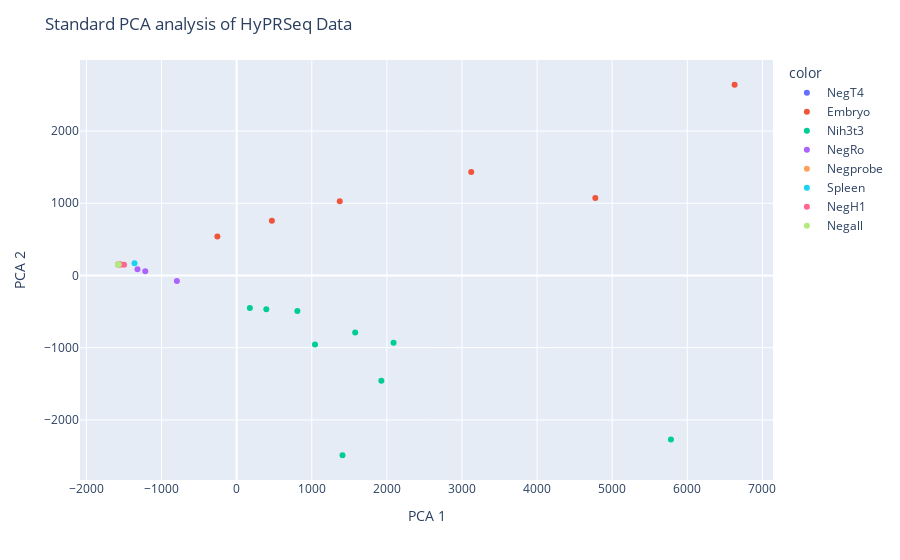
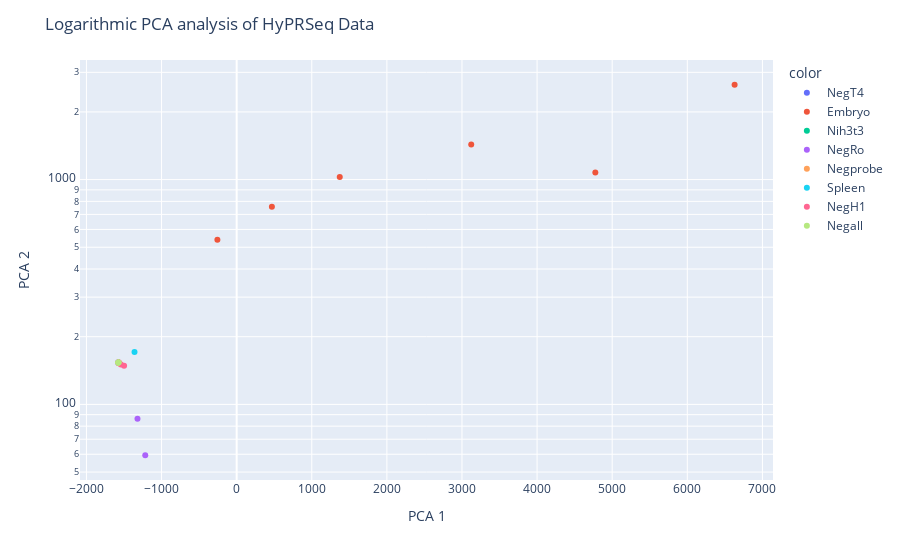
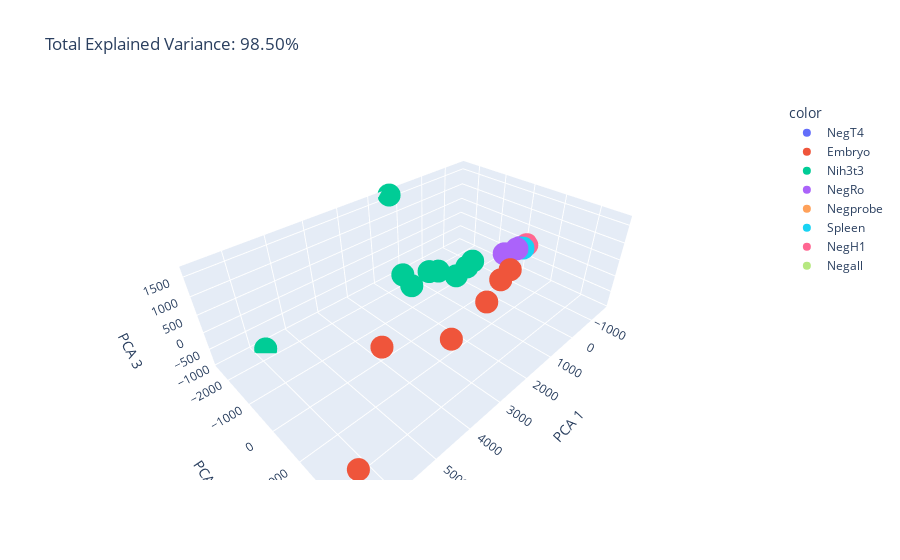

The notebook cell these images were saved under, in order:
### Code cell
#generates PCA plots of data found in the reads of the HyPRseq data
df_merged_transposed = df_merged.T
transposedNames = []
for i in finalColNames:
    trueName = i.split("-")
    transposedNames.append(trueName[0])

    
df_merged_transposed['Samples'] = transposedNames


X = df_merged_transposed[geneNamesFinal]
pca = PCA(n_components=2)
components = pca.fit_transform(X)
fig = px.scatter(components, x=0, y=1, color = df_merged_transposed['Samples']) 
fig.update_layout(xaxis_title="PCA 1",yaxis_title="PCA 2",title="Standard PCA analysis of HyPRSeq Data")
fig.show()
logFig = px.scatter(components, x=0, y=1, color = df_merged_transposed['Samples'], log_y = True) 
logFig.update_layout(xaxis_title="PCA 1",yaxis_title="PCA 2",title="Logarithmic PCA analysis of HyPRSeq Data")
logFig.show()

pca = PCA(n_components=3)
components = pca.fit_transform(X)

total_var = pca.explained_variance_ratio_.sum() * 100

threeDfig = px.scatter_3d(
    components, x=0, y=1, z=2, color=df_merged_transposed['Samples'],
    title=f'Total Explained Variance: {total_var:.2f}%',
    labels={'0': 'PCA 1', '1': 'PCA 2', '2': 'PCA 3'}
)
threeDfig.show()

### Figure 1 — Plotly figure (JSON) as saved in the notebook; plotly's stock layout.template omitted (floating-point values rounded to 4 significant figures)
{"data": [{"hovertemplate": "color=NegT4<br>0=%{x}<br>1=%{y}<extra></extra>", "legendgroup": "NegT4", "marker": {"color": "#636efa", "symbol": "circle"}, "mode": "markers", "name": "NegT4", "orientation": "v", "showlegend": true, "type": "scatter", "x": [-1575.0, -1575.0, -1575.0, -1574.0], "xaxis": "x", "y": [153.5, 153.5, 153.5, 153.0], "yaxis": "y"}, {"hovertemplate": "color=Embryo<br>0=%{x}<br>1=%{y}<extra></extra>", "legendgroup": "Embryo", "marker": {"color": "#EF553B", "symbol": "circle"}, "mode": "markers", "name": "Embryo", "orientation": "v", "showlegend": true, "type": "scatter", "x": [3123.0, 1373.0, 469.0, -256.6, 6630.0, 4776.0], "xaxis": "x", "y": [1433.0, 1027.0, 756.7, 539.9, 2642.0, 1074.0], "yaxis": "y"}, {"hovertemplate": "color=Nih3t3<br>0=%{x}<br>1=%{y}<extra></extra>", "legendgroup": "Nih3t3", "marker": {"color": "#00cc96", "symbol": "circle"}, "mode": "markers", "name": "Nih3t3", "orientation": "v", "showlegend": true, "type": "scatter", "x": [2089.0, 1409.0, 808.2, 394.7, 1043.0, 1927.0, 5782.0, 1578.0, 176.2], "xaxis": "x", "y": [-932.4, -2490.0, -492.9, -467.5, -957.4, -1459.0, -2273.0, -789.9, -450.1], "yaxis": "y"}, {"hovertemplate": "color=NegRo<br>0=%{x}<br>1=%{y}<extra></extra>", "legendgroup": "NegRo", "marker": {"color": "#ab63fa", "symbol": "circle"}, "mode": "markers", "name": "NegRo", "orientation": "v", "showlegend": true, "type": "scatter", "x": [-1321.0, -1575.0, -1217.0, -795.9], "xaxis": "x", "y": [86.4, 153.5, 59.39, -76.04], "yaxis": "y"}, {"hovertemplate": "color=Negprobe<br>0=%{x}<br>1=%{y}<extra></extra>", "legendgroup": "Negprobe", "marker": {"color": "#FFA15A", "symbol": "circle"}, "mode": "markers", "name": "Negprobe", "orientation": "v", "showlegend": true, "type": "scatter", "x": [-1570.0, -1574.0, -1562.0, -1573.0], "xaxis": "x", "y": [152.6, 153.5, 152.4, 153.4], "yaxis": "y"}, {"hovertemplate": "color=Spleen<br>0=%{x}<br>1=%{y}<extra></extra>", "legendgroup": "Spleen", "marker": {"color": "#19d3f3", "symbol": "circle"}, "mode": "markers", "name": "Spleen", "orientation": "v", "showlegend": true, "type": "scatter", "x": [-1360.0], "xaxis": "x", "y": [170.9], "yaxis": "y"}, {"hovertemplate": "color=NegH1<br>0=%{x}<br>1=%{y}<extra></extra>", "legendgroup": "NegH1", "marker": {"color": "#FF6692", "symbol": "circle"}, "mode": "markers", "name": "NegH1", "orientation": "v", "showlegend": true, "type": "scatter", "x": [-1499.0, -1574.0, -1541.0, -1563.0], "xaxis": "x", "y": [148.4, 153.8, 150.4, 152.9], "yaxis": "y"}, {"hovertemplate": "color=Negall<br>0=%{x}<br>1=%{y}<extra></extra>", "legendgroup": "Negall", "marker": {"color": "#B6E880", "symbol": "circle"}, "mode": "markers", "name": "Negall", "orientation": "v", "showlegend": true, "type": "scatter", "x": [-1575.0, -1574.0, -1575.0, -1575.0], "xaxis": "x", "y": [153.5, 153.6, 153.5, 153.5], "yaxis": "y"}], "layout": {"legend": {"title": {"text": "color"}, "tracegroupgap": 0}, "margin": {"t": 60}, "title": {"text": "Standard PCA analysis of HyPRSeq Data"}, "xaxis": {"anchor": "y", "domain": [0, 1], "title": {"text": "PCA 1"}}, "yaxis": {"anchor": "x", "domain": [0, 1], "title": {"text": "PCA 2"}}}}

### Figure 2 — Plotly figure (JSON) as saved in the notebook; plotly's stock layout.template omitted (floating-point values rounded to 4 significant figures)
{"data": [{"hovertemplate": "color=NegT4<br>0=%{x}<br>1=%{y}<extra></extra>", "legendgroup": "NegT4", "marker": {"color": "#636efa", "symbol": "circle"}, "mode": "markers", "name": "NegT4", "orientation": "v", "showlegend": true, "type": "scatter", "x": [-1575.0, -1575.0, -1575.0, -1574.0], "xaxis": "x", "y": [153.5, 153.5, 153.5, 153.0], "yaxis": "y"}, {"hovertemplate": "color=Embryo<br>0=%{x}<br>1=%{y}<extra></extra>", "legendgroup": "Embryo", "marker": {"color": "#EF553B", "symbol": "circle"}, "mode": "markers", "name": "Embryo", "orientation": "v", "showlegend": true, "type": "scatter", "x": [3123.0, 1373.0, 469.0, -256.6, 6630.0, 4776.0], "xaxis": "x", "y": [1433.0, 1027.0, 756.7, 539.9, 2642.0, 1074.0], "yaxis": "y"}, {"hovertemplate": "color=Nih3t3<br>0=%{x}<br>1=%{y}<extra></extra>", "legendgroup": "Nih3t3", "marker": {"color": "#00cc96", "symbol": "circle"}, "mode": "markers", "name": "Nih3t3", "orientation": "v", "showlegend": true, "type": "scatter", "x": [2089.0, 1409.0, 808.2, 394.7, 1043.0, 1927.0, 5782.0, 1578.0, 176.2], "xaxis": "x", "y": [-932.4, -2490.0, -492.9, -467.5, -957.4, -1459.0, -2273.0, -789.9, -450.1], "yaxis": "y"}, {"hovertemplate": "color=NegRo<br>0=%{x}<br>1=%{y}<extra></extra>", "legendgroup": "NegRo", "marker": {"color": "#ab63fa", "symbol": "circle"}, "mode": "markers", "name": "NegRo", "orientation": "v", "showlegend": true, "type": "scatter", "x": [-1321.0, -1575.0, -1217.0, -795.9], "xaxis": "x", "y": [86.4, 153.5, 59.39, -76.04], "yaxis": "y"}, {"hovertemplate": "color=Negprobe<br>0=%{x}<br>1=%{y}<extra></extra>", "legendgroup": "Negprobe", "marker": {"color": "#FFA15A", "symbol": "circle"}, "mode": "markers", "name": "Negprobe", "orientation": "v", "showlegend": true, "type": "scatter", "x": [-1570.0, -1574.0, -1562.0, -1573.0], "xaxis": "x", "y": [152.6, 153.5, 152.4, 153.4], "yaxis": "y"}, {"hovertemplate": "color=Spleen<br>0=%{x}<br>1=%{y}<extra></extra>", "legendgroup": "Spleen", "marker": {"color": "#19d3f3", "symbol": "circle"}, "mode": "markers", "name": "Spleen", "orientation": "v", "showlegend": true, "type": "scatter", "x": [-1360.0], "xaxis": "x", "y": [170.9], "yaxis": "y"}, {"hovertemplate": "color=NegH1<br>0=%{x}<br>1=%{y}<extra></extra>", "legendgroup": "NegH1", "marker": {"color": "#FF6692", "symbol": "circle"}, "mode": "markers", "name": "NegH1", "orientation": "v", "showlegend": true, "type": "scatter", "x": [-1499.0, -1574.0, -1541.0, -1563.0], "xaxis": "x", "y": [148.4, 153.8, 150.4, 152.9], "yaxis": "y"}, {"hovertemplate": "color=Negall<br>0=%{x}<br>1=%{y}<extra></extra>", "legendgroup": "Negall", "marker": {"color": "#B6E880", "symbol": "circle"}, "mode": "markers", "name": "Negall", "orientation": "v", "showlegend": true, "type": "scatter", "x": [-1575.0, -1574.0, -1575.0, -1575.0], "xaxis": "x", "y": [153.5, 153.6, 153.5, 153.5], "yaxis": "y"}], "layout": {"legend": {"title": {"text": "color"}, "tracegroupgap": 0}, "margin": {"t": 60}, "title": {"text": "Logarithmic PCA analysis of HyPRSeq Data"}, "xaxis": {"anchor": "y", "domain": [0, 1], "title": {"text": "PCA 1"}}, "yaxis": {"anchor": "x", "domain": [0, 1], "title": {"text": "PCA 2"}, "type": "log"}}}

### Figure 3 — Plotly figure (JSON) as saved in the notebook; plotly's stock layout.template omitted (floating-point values rounded to 4 significant figures)
{"data": [{"hovertemplate": "color=NegT4<br>PCA 1=%{x}<br>PCA 2=%{y}<br>PCA 3=%{z}<extra></extra>", "legendgroup": "NegT4", "marker": {"color": "#636efa", "symbol": "circle"}, "mode": "markers", "name": "NegT4", "scene": "scene", "showlegend": true, "type": "scatter3d", "x": [-1575.0, -1575.0, -1575.0, -1574.0], "y": [153.5, 153.5, 153.5, 153.0], "z": [-1.335, -1.316, -1.335, -1.219]}, {"hovertemplate": "color=Embryo<br>PCA 1=%{x}<br>PCA 2=%{y}<br>PCA 3=%{z}<extra></extra>", "legendgroup": "Embryo", "marker": {"color": "#EF553B", "symbol": "circle"}, "mode": "markers", "name": "Embryo", "scene": "scene", "showlegend": true, "type": "scatter3d", "x": [3123.0, 1373.0, 469.0, -256.6, 6630.0, 4776.0], "y": [1433.0, 1027.0, 756.7, 539.9, 2642.0, 1074.0], "z": [14.49, -102.5, 5.348, -107.6, 208.1, 611.5]}, {"hovertemplate": "color=Nih3t3<br>PCA 1=%{x}<br>PCA 2=%{y}<br>PCA 3=%{z}<extra></extra>", "legendgroup": "Nih3t3", "marker": {"color": "#00cc96", "symbol": "circle"}, "mode": "markers", "name": "Nih3t3", "scene": "scene", "showlegend": true, "type": "scatter3d", "x": [2089.0, 1409.0, 808.2, 394.7, 1043.0, 1927.0, 5782.0, 1578.0, 176.2], "y": [-932.4, -2490.0, -492.9, -467.5, -957.4, -1459.0, -2273.0, -789.9, -450.1], "z": [-218.2, 1670.0, -295.1, -177.2, -244.8, -191.3, -954.1, 61.16, -73.79]}, {"hovertemplate": "color=NegRo<br>PCA 1=%{x}<br>PCA 2=%{y}<br>PCA 3=%{z}<extra></extra>", "legendgroup": "NegRo", "marker": {"color": "#ab63fa", "symbol": "circle"}, "mode": "markers", "name": "NegRo", "scene": "scene", "showlegend": true, "type": "scatter3d", "x": [-1321.0, -1575.0, -1217.0, -795.9], "y": [86.4, 153.5, 59.39, -76.04], "z": [-25.35, -1.335, -35.68, -84.99]}, {"hovertemplate": "color=Negprobe<br>PCA 1=%{x}<br>PCA 2=%{y}<br>PCA 3=%{z}<extra></extra>", "legendgroup": "Negprobe", "marker": {"color": "#FFA15A", "symbol": "circle"}, "mode": "markers", "name": "Negprobe", "scene": "scene", "showlegend": true, "type": "scatter3d", "x": [-1570.0, -1574.0, -1562.0, -1573.0], "y": [152.6, 153.5, 152.4, 153.4], "z": [-1.654, -1.049, -0.9165, -1.954]}, {"hovertemplate": "color=Spleen<br>PCA 1=%{x}<br>PCA 2=%{y}<br>PCA 3=%{z}<extra></extra>", "legendgroup": "Spleen", "marker": {"color": "#19d3f3", "symbol": "circle"}, "mode": "markers", "name": "Spleen", "scene": "scene", "showlegend": true, "type": "scatter3d", "x": [-1360.0], "y": [170.9], "z": [-25.58]}, {"hovertemplate": "color=NegH1<br>PCA 1=%{x}<br>PCA 2=%{y}<br>PCA 3=%{z}<extra></extra>", "legendgroup": "NegH1", "marker": {"color": "#FF6692", "symbol": "circle"}, "mode": "markers", "name": "NegH1", "scene": "scene", "showlegend": true, "type": "scatter3d", "x": [-1499.0, -1574.0, -1541.0, -1563.0], "y": [148.4, 153.8, 150.4, 152.9], "z": [-11.35, -1.897, -4.209, 0.09099]}, {"hovertemplate": "color=Negall<br>PCA 1=%{x}<br>PCA 2=%{y}<br>PCA 3=%{z}<extra></extra>", "legendgroup": "Negall", "marker": {"color": "#B6E880", "symbol": "circle"}, "mode": "markers", "name": "Negall", "scene": "scene", "showlegend": true, "type": "scatter3d", "x": [-1575.0, -1574.0, -1575.0, -1575.0], "y": [153.5, 153.6, 153.5, 153.5], "z": [-1.335, -1.264, -1.335, -1.335]}], "layout": {"legend": {"title": {"text": "color"}, "tracegroupgap": 0}, "scene": {"domain": {"x": [0, 1], "y": [0, 1]}, "xaxis": {"title": {"text": "PCA 1"}}, "yaxis": {"title": {"text": "PCA 2"}}, "zaxis": {"title": {"text": "PCA 3"}}}, "title": {"text": "Total Explained Variance: 98.50%"}}}
